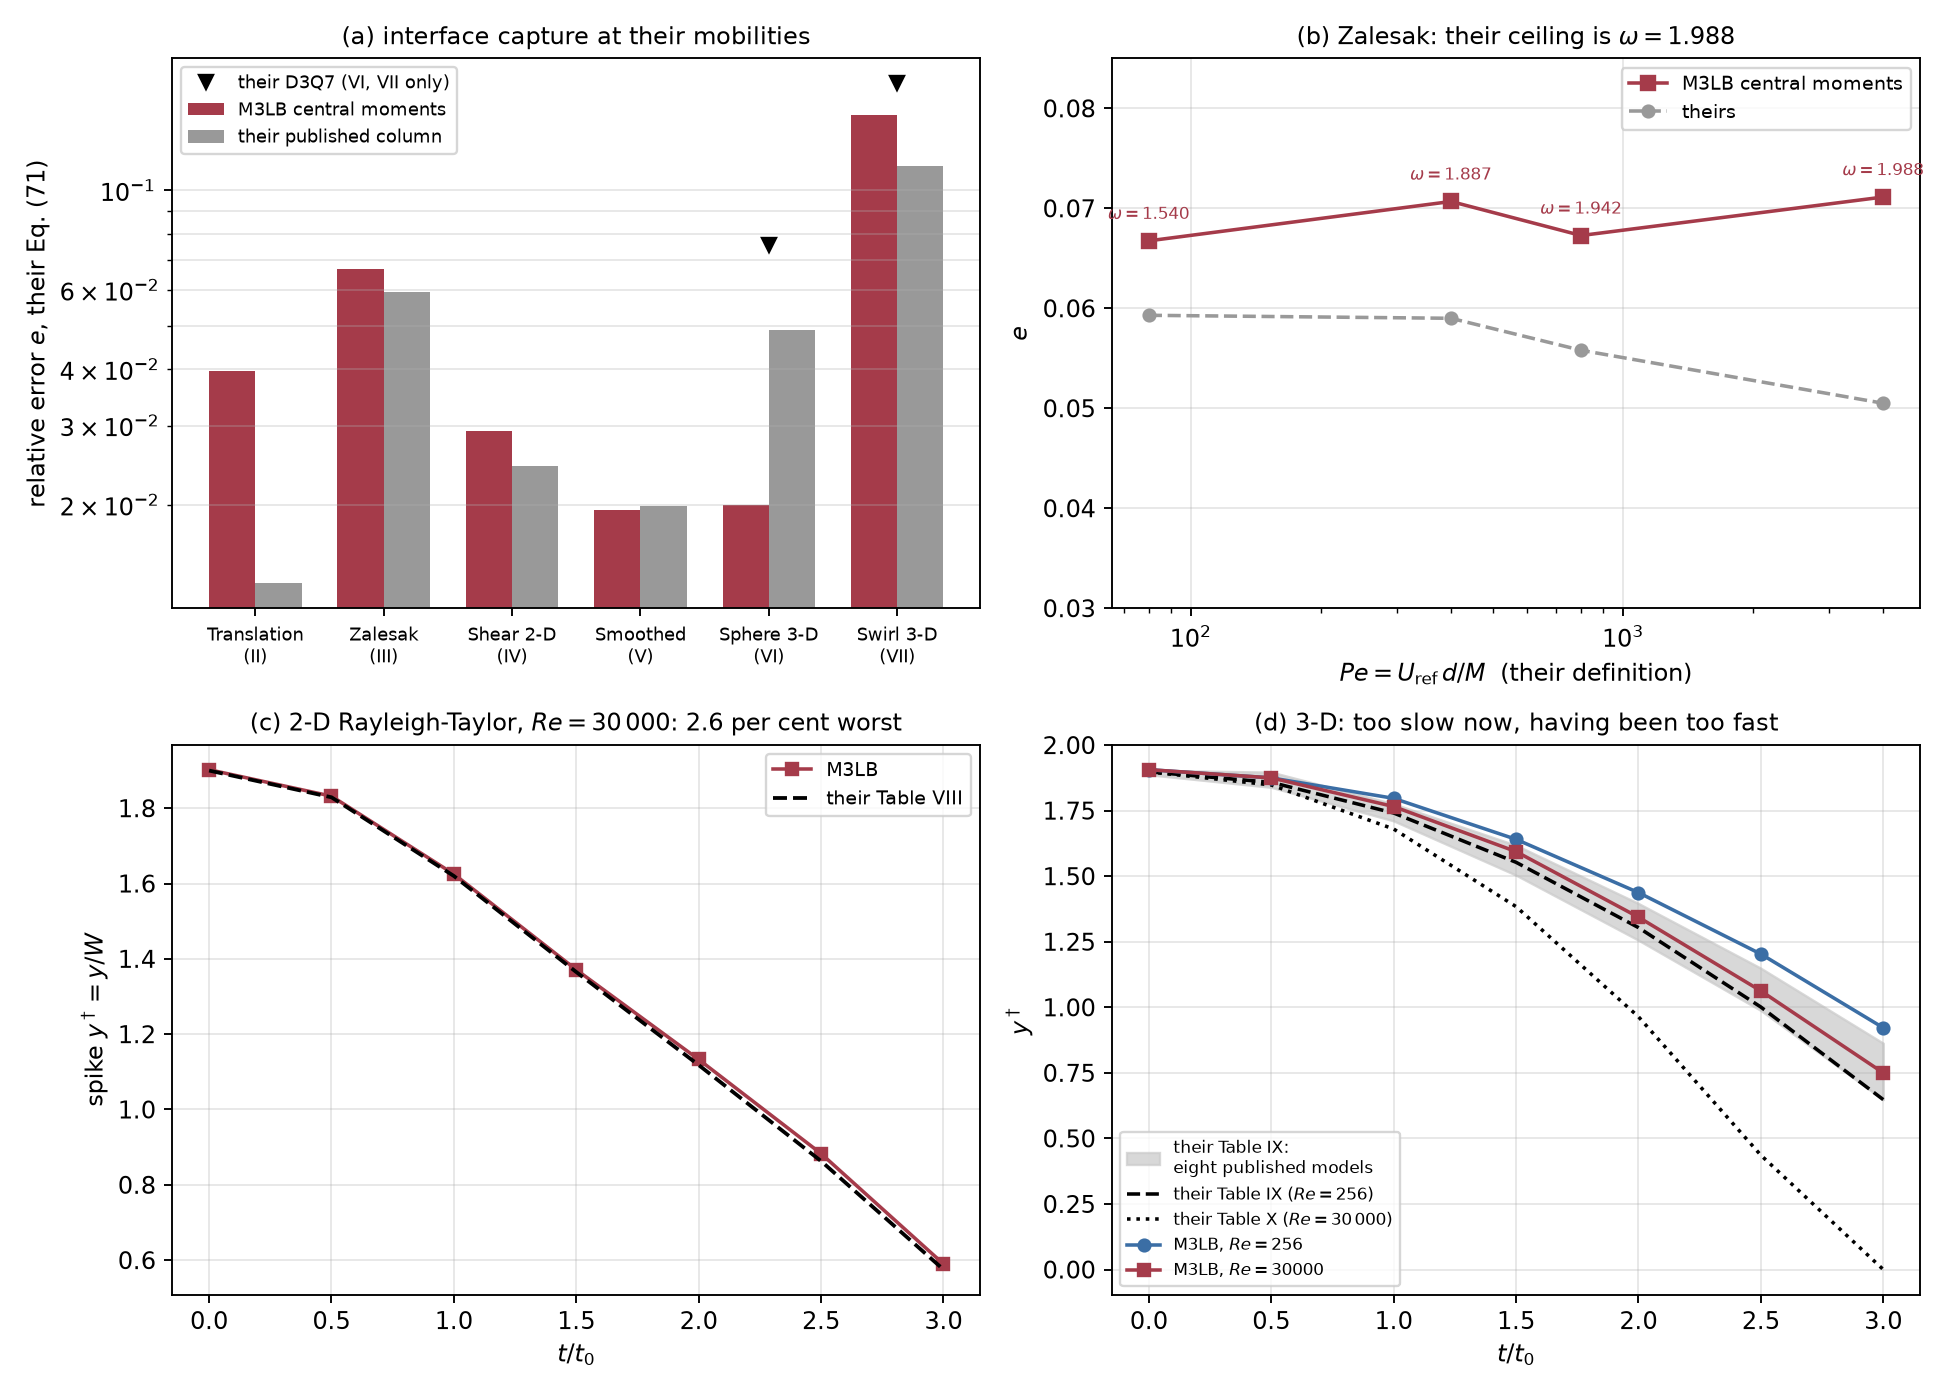

Source code (Python):
#!/usr/bin/env python3
# NOTE ON DEPENDENCIES. Needs numpy and matplotlib; the SYSTEM python here has
# neither. A throwaway venv is enough:
#     python3 -m venv /tmp/v3 && /tmp/v3/bin/pip install numpy matplotlib
#     /tmp/v3/bin/python doc/fig/enan_campaign.py fig/enan_campaign.png
"""The De Rosis & Enan campaign, central moments, at THEIR parameters.

(a) interface capture, their III.A-III.F, against the published column. Log
    scale: the cases span an order of magnitude in error.
(b) the Zalesak Peclet sweep, with omega marked. Their mobility is
    M = U d / Pe with d the DOMAIN, so omega rises to 1.988 and no further --
    an earlier version of this campaign read Pe as U xi / M, put omega at
    1.9998, and drew conclusions from a regime the paper never visits.
(c) the 2-D Rayleigh-Taylor spike against their Table VIII. The pass.
(d) the two 3-D cases against Tables IX and X, with the band their Table IX
    collects from eight published models.

Reads results/L_enan/enan_interface.dat and enan_rt.dat.
"""
import sys
import numpy as np
import matplotlib
matplotlib.use("Agg")
import matplotlib.pyplot as plt

OUT = sys.argv[1] if len(sys.argv) > 1 else "enan_campaign.png"
IC = ("case lat L0 R xi U0 Pe M omega cycles steps e ref_fd "
      "phi_min phi_max mass_drift").split()
RT = ("dim W Re At Ca Pe xi nu tau sigma M t_ref steps finite "
      "y0 y05 y1 y15 y2 y25 y3").split()
YS = ["y0","y05","y1","y15","y2","y25","y3"]
TS = np.array([0.0,0.5,1.0,1.5,2.0,2.5,3.0])
T8 = [1.900,1.829,1.620,1.365,1.118,0.863,0.575]
T9 = [1.898,1.858,1.741,1.553,1.304,1.001,0.648]
T10= [1.898,1.848,1.680,1.384,0.964,0.436,0.000]
LO = [1.887,1.839,1.711,1.504,1.256,0.988,0.648]
HI = [1.904,1.897,1.776,1.618,1.396,1.149,0.863]

def load(path, cols):
    out=[]
    for line in open(path):
        if line.startswith("#") or not line.strip(): continue
        out.append(dict(zip(cols, line.split())))
    return out
ic = load("results/L_enan/enan_interface.dat", IC)
rt = {}
for r in load("results/L_enan/enan_rt.dat", RT):
    rt[(r["dim"], float(r["Re"]))] = [float(r[y]) for y in YS]

fig, ax = plt.subplots(2, 2, figsize=(11.5, 8.2))

# ---- (a) the cases ---------------------------------------------------------
NAMES = [("translate41","Translation\n(II)"), ("zalesak","Zalesak\n(III)"),
         ("shear2d","Shear 2-D\n(IV)"), ("smooth2d","Smoothed\n(V)"),
         ("sphere3d","Sphere 3-D\n(VI)"), ("swirl3d","Swirl 3-D\n(VII)")]
a = ax[0,0]; x = np.arange(len(NAMES)); wdt = 0.36
mine=[]; theirs=[]
for c,_ in NAMES:
    rows=[r for r in ic if r["case"]==c]
    r = min(rows, key=lambda r: float(r["Pe"]))       # lowest Pe as the entry
    mine.append(float(r["e"])); theirs.append(float(r["ref_fd"]))
a.bar(x-wdt/2, mine,   wdt, label="M3LB central moments", color="#a53b4a")
a.bar(x+wdt/2, theirs, wdt, label="their published column", color="#999999")
# the D3Q7 column their Tables VI and VII also give
a.plot([4,5],[0.0754,0.1726],"kv",ms=6,label="their D3Q7 (VI, VII only)")
a.set_xticks(x); a.set_xticklabels([n for _,n in NAMES], fontsize=7.5)
a.set_yscale("log"); a.set_ylabel(r"relative error $e$, their Eq. (71)")
a.set_title("(a) interface capture at their mobilities", fontsize=10)
a.legend(fontsize=7.5); a.grid(axis="y", alpha=0.3, which="both")

# ---- (b) the Zalesak sweep -------------------------------------------------
a = ax[0,1]
z = sorted([(float(r["Pe"]), float(r["e"]), float(r["ref_fd"]), float(r["omega"]))
            for r in ic if r["case"]=="zalesak"])
pe=[q[0] for q in z]
a.plot(pe,[q[1] for q in z],"s-",color="#a53b4a",ms=6,label="M3LB central moments")
a.plot(pe,[q[2] for q in z],"o--",color="#999999",ms=5,label="theirs")
for p,e,_,om in z:
    a.annotate(rf"$\omega={om:.3f}$",(p,e),textcoords="offset points",
               xytext=(0,9),fontsize=7,ha="center",color="#a53b4a")
a.axhline(0,color="k",lw=0)
a.set_xscale("log"); a.set_xlabel(r"$Pe = U_{\rm ref}\,d/M$  (their definition)")
a.set_ylabel(r"$e$"); a.set_ylim(0.03,0.085)
a.set_title("(b) Zalesak: their ceiling is $\\omega=1.988$", fontsize=10)
a.legend(fontsize=8); a.grid(alpha=0.3)

# ---- (c) 2-D RTI -----------------------------------------------------------
a = ax[1,0]
y = rt.get(("2",30000.0))
if y: a.plot(TS,y,"s-",color="#a53b4a",ms=5,label="M3LB")
a.plot(TS,T8,"k--",lw=1.6,label="their Table VIII")
a.set_xlabel(r"$t/t_0$"); a.set_ylabel(r"spike $y^\dagger=y/W$")
a.set_title("(c) 2-D Rayleigh-Taylor, $Re=30\\,000$: 2.6 per cent worst", fontsize=10)
a.legend(fontsize=8); a.grid(alpha=0.3)

# ---- (d) 3-D RTI -----------------------------------------------------------
a = ax[1,1]
a.fill_between(TS,LO,HI,color="#cccccc",alpha=0.75,
               label="their Table IX:\neight published models")
a.plot(TS,T9,"k--",lw=1.5,label="their Table IX ($Re=256$)")
a.plot(TS,T10,"k:",lw=1.5,label="their Table X ($Re=30\\,000$)")
for re,col,mk in ((256.0,"#3b6ea5","o"),(30000.0,"#a53b4a","s")):
    y = rt.get(("3",re))
    if y: a.plot(TS,y,mk+"-",color=col,ms=5,label=f"M3LB, $Re={re:g}$")
a.set_xlabel(r"$t/t_0$"); a.set_ylabel(r"$y^\dagger$")
a.set_title("(d) 3-D: too slow now, having been too fast", fontsize=10)
a.legend(fontsize=7); a.grid(alpha=0.3)

fig.tight_layout()
fig.savefig(OUT, dpi=170)
print("wrote", OUT)
